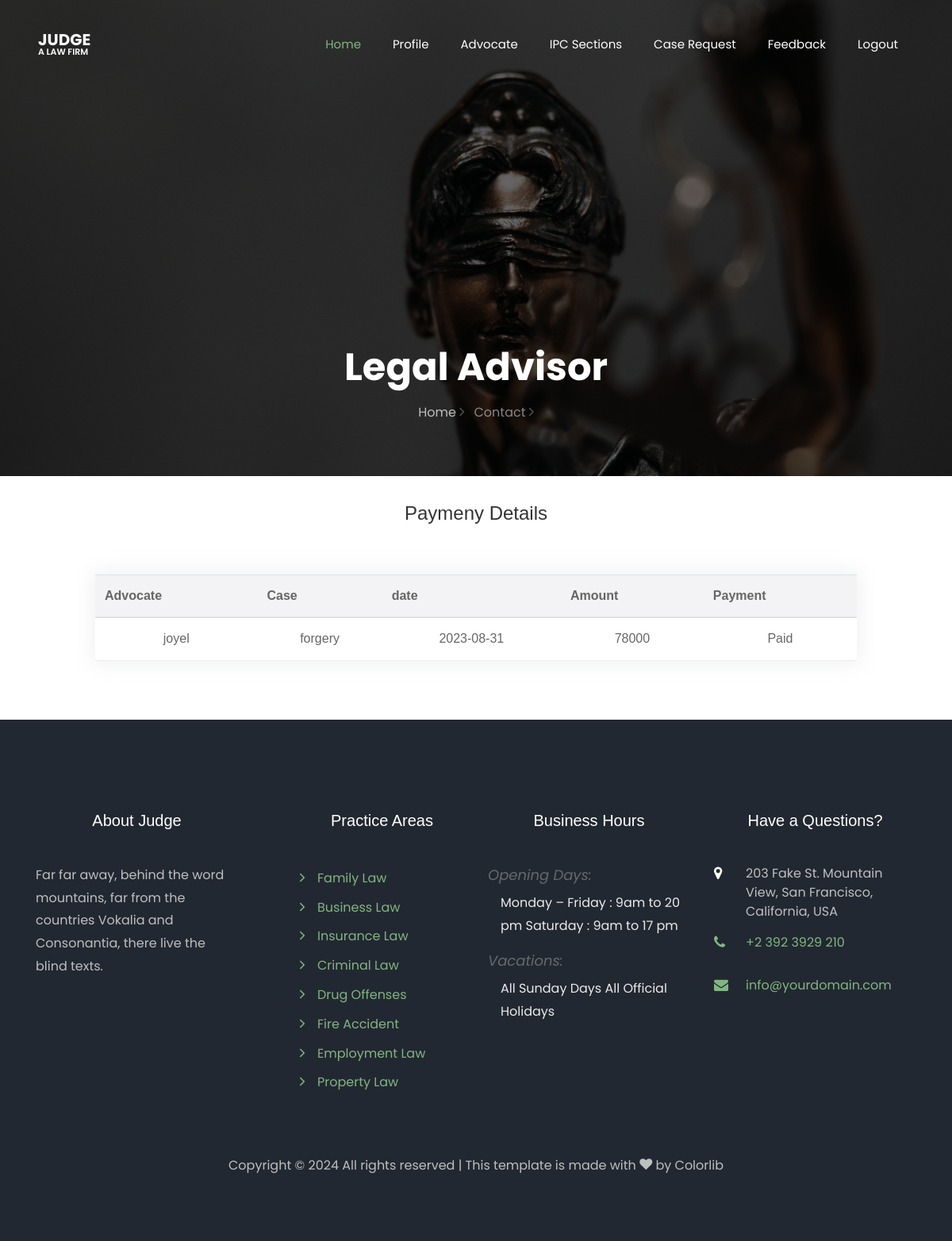
The app's page /payment_view/ (signed in) with its own data.
### myapp/models.py (models this page shows, shortened)
class Case_details(models.Model):
    user = models.ForeignKey(UserRegistration, on_delete=models.CASCADE, null=True)
    rid = models.ForeignKey(Case_request, on_delete=models.CASCADE, null=True)
    advocate = models.ForeignKey(Advocate, on_delete=models.CASCADE, null=True)
    file = models.FileField(null=True)
    desc=models.CharField(max_length=100, null=True)
    fees=models.CharField(max_length=100, null=True)
    status=models.CharField(max_length=100, null=True, default='Not_Paid')

class Advocate(models.Model):
    name = models.CharField(max_length=100, null=True)
    email = models.EmailField(max_length=100, null=True)
    phone = models.IntegerField(null=True, blank=True)
    address = models.CharField(max_length=300, null=True)
    dob = models.DateField()
    gender = models.CharField(max_length=100)
    image = models.ImageField(null=True, upload_to="profile")
    files = models.FileField(null=True, upload_to="profile")
    loginid = models.ForeignKey(Login, on_delete=models.CASCADE, null=True)
    district= models.CharField(max_length=100, null=True)
    category=models.CharField(max_length=100, null=True)
    qualification=models.CharField(max_length=100, null=True)
    Regfee=models.CharField(max_length=100, null=True,default="Pending")
    advo_rating=models.IntegerField(null=True,blank=True)

class Case_request(models.Model):
    user = models.ForeignKey(UserRegistration, on_delete=models.CASCADE, null=True)
    advocate = models.ForeignKey(Advocate, on_delete=models.CASCADE, null=True)
    sub = models.CharField(max_length=100, null=True)
    desc=models.CharField(max_length=100, null=True)
    date=models.CharField(max_length=100, null=True)
    request=models.CharField(max_length=100, null=True, default="pending")
    status=models.CharField(max_length=100, null=True, default="Not_Updated")

### myapp/views.py (the view)
# urls.py: path('payment_view/',views.payment_view),
def payment_view(request):
    uid = request.session["uid"]
    view = Case_details.objects.filter(user=uid)
    return render(request, "User/payment_details.html", {"view": view})

### templates/User/payment_details.html (shortened to what this page needs)
{% extends 'User/common.html' %}
{% load static %}
{% block header %}
<br>
<h2>Paymeny Details</h2>
<br>
<center>
    {% if view %}
    <table class="table" style="width: 80%;text-align: center;">
        <thead>
            <tr>
                <th>Advocate</th>
                <th>Case</th>
                <th>date</th>
                <th>Amount</th>
                <th>Payment</th>
            </tr>
        </thead>
        {% for i in view %}
        <tbody>
            <tr>
                <td><span class="res-head">Firstname:</span>{{i.advocate.name}}</td>
                <td><span class="res-head">Lastname:</span>{{i.rid.sub}}</td>
                <td><span class="res-head">Lastname:</span>{{i.rid.date}}</td>
                <td><span class="res-head">Email:</span>{{i.fees}}</td>
                <td><span class="res-head">Email:</span>{{i.status}}</td>
            </tr>
        </tbody>
        {% endfor %}
    </table>
    {% else %}
    <h2>No Payments Yet</h2>
    {% endif %}
</center>
<br><br>
{% endblock %}

### templates/User/payment_details.html (style rules this page uses)
h2 { font-size: 24px; text-align: center; font-family: arial; margin-bottom: 30px; }

### records on screen
Case_details: advocate.name "joyel", rid.sub "forgery", rid "2023-08-31", fees "78000", status "Paid"
